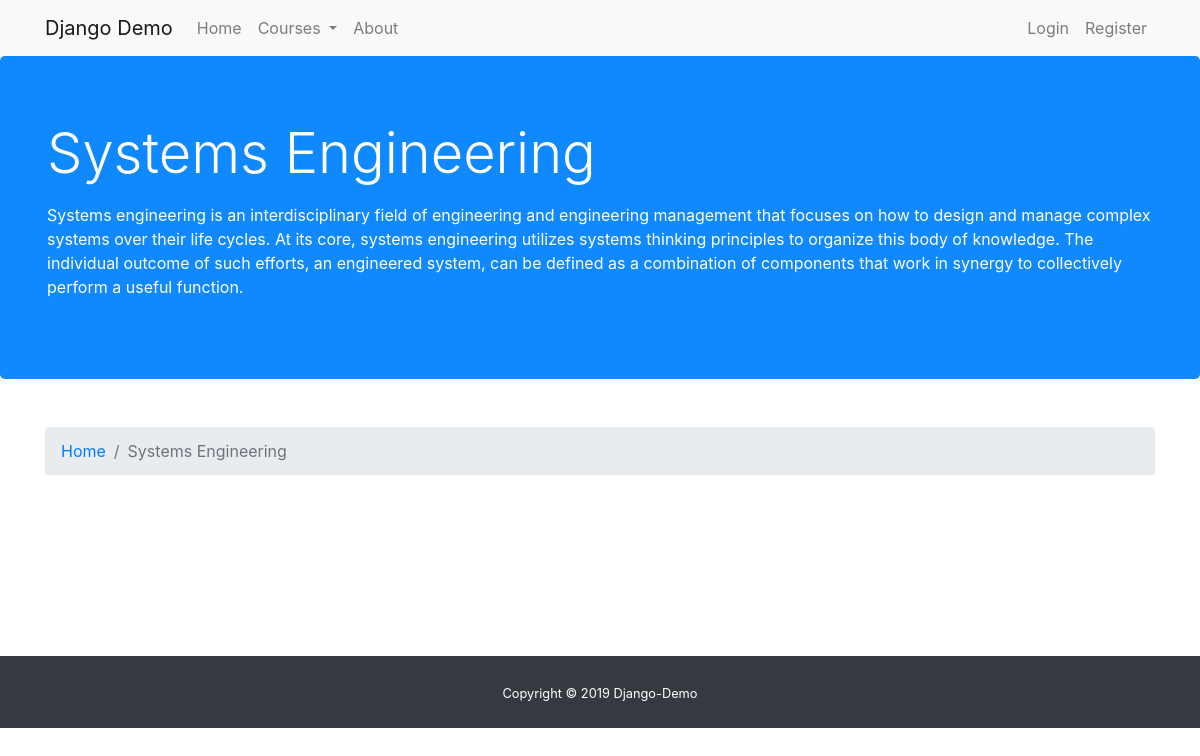
/subject/systems-engineering/, run on the app's committed database.
### main/models.py (models this page shows)
class Subject(models.Model):
    title = models.CharField(max_length=100, null=False)
    description = models.TextField(null=False)
    slug = models.SlugField()
    def __str__(self):
        return f'{self.title}'

### main/views.py (the view)
# urls.py: path('subject/<slug:slug>/', SubjectDetailView.as_view(), name='main-subjects'),
class SubjectDetailView(DetailView):
    model = Subject
    context_object_name = 'subject'
    extra_context = {'title': 'Subjects'}

### main/context_processor.py (called while the page is built)
def custom_context(request):
    subjects = Subject.objects.all()
    courses = Course.objects.all()
    videos = CourseVideo.objects.all()
    comments = Comment.objects.all()
    profile = Profile.objects.all()
    return {
        'subjects': subjects,
        'courses': courses,
        'videos': videos,
        'comments': comments,
        'profile': profile
    }

### main/templates/main/subject_detail.html (shortened to what this page needs)
{% extends "main/base.html" %}
{% block content %}
    <div class="jumbotron">
        <div class="container text-white">
            <h2 class="display-4 mb-3">{{ subject.title }}</h2>
            <p>{{ subject.description }}</p>
        </div>
    </div>
    <div class="container my-5">
        <nav aria-label="breadcrumb">
            <ol class="breadcrumb">
                <li class="breadcrumb-item"><a href="{% url 'main-index' %}">Home</a></li>
                <li class="breadcrumb-item active" aria-current="page">{{ subject.title }}</li>
            </ol>
        </nav>
        <div class="row col-12">
        </div>
    </div>
{% endblock %}

### main/static/main/css/main.css (style rules this page uses)
.jumbotron { background-color: #1089ff; }

### data on the page
Subject: title "Systems Engineering", description "Systems engineering is an interdisciplinary field of engineering and engineering management that focuses on how to design and manage complex systems over their life cycles. At its core, systems engineering utilizes systems thinking principles to organize this body of knowledge. The individual outcome of such efforts, an engineered system, can be defined as a combination of components that work in synergy to collectively perform a useful function."
